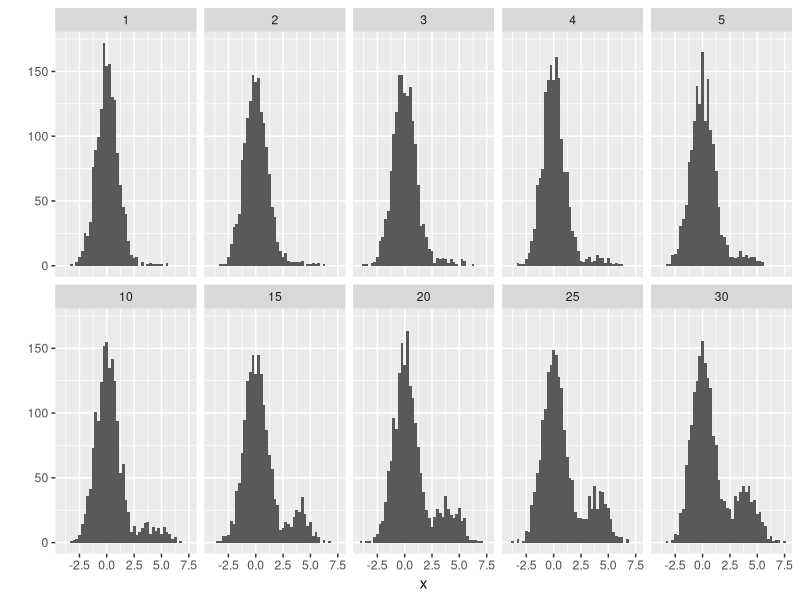
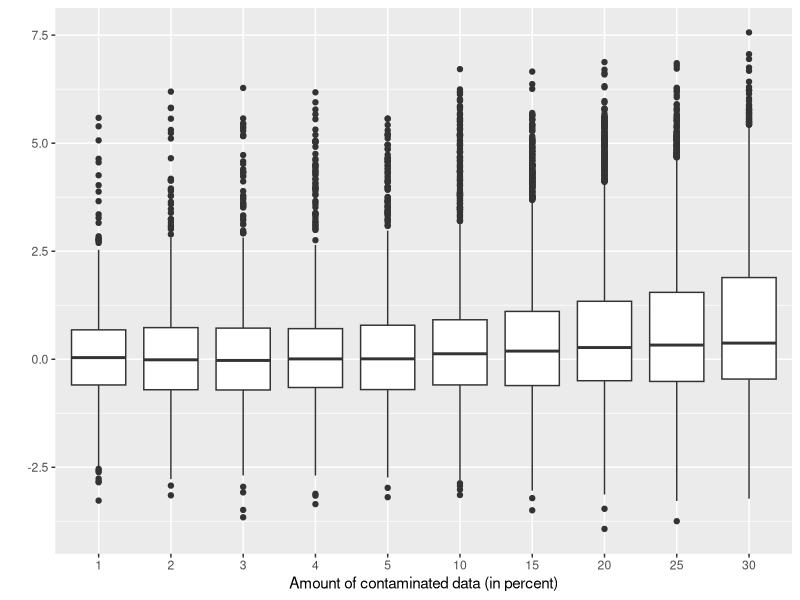

Write the R code that produced these figures, in order. (Note: this script raises an error after producing the figures.)
frame <- data.frame(expand.grid(k=c(1:5, 5*(2:10)), n1=1500))
frame$n2 <- with(frame, n1/100*k)

dframe <- NULL
set.seed(20120416)
for (i in 1:10) {
  x <- c(rnorm(frame[i,]$n1), 4 + rnorm(frame[i,]$n2))
  dframe <- rbind(dframe, data.frame(k=frame[i,]$k, x=x))
}

library(ggplot2)
qplot(data=dframe, x, geom="histogram", binwidth=0.25) + facet_wrap(facets=~k, ncol=5)
qplot(data=dframe, factor(k), x, geom="boxplot", group=k) + xlab("Amount of contaminated data (in percent)") +ylab("")

par(mar=c(4,2,1,1))
LVboxplot(dframe$x~dframe$k, horizontal=FALSE, xlab="Amount of contaminated data (in percent)")
